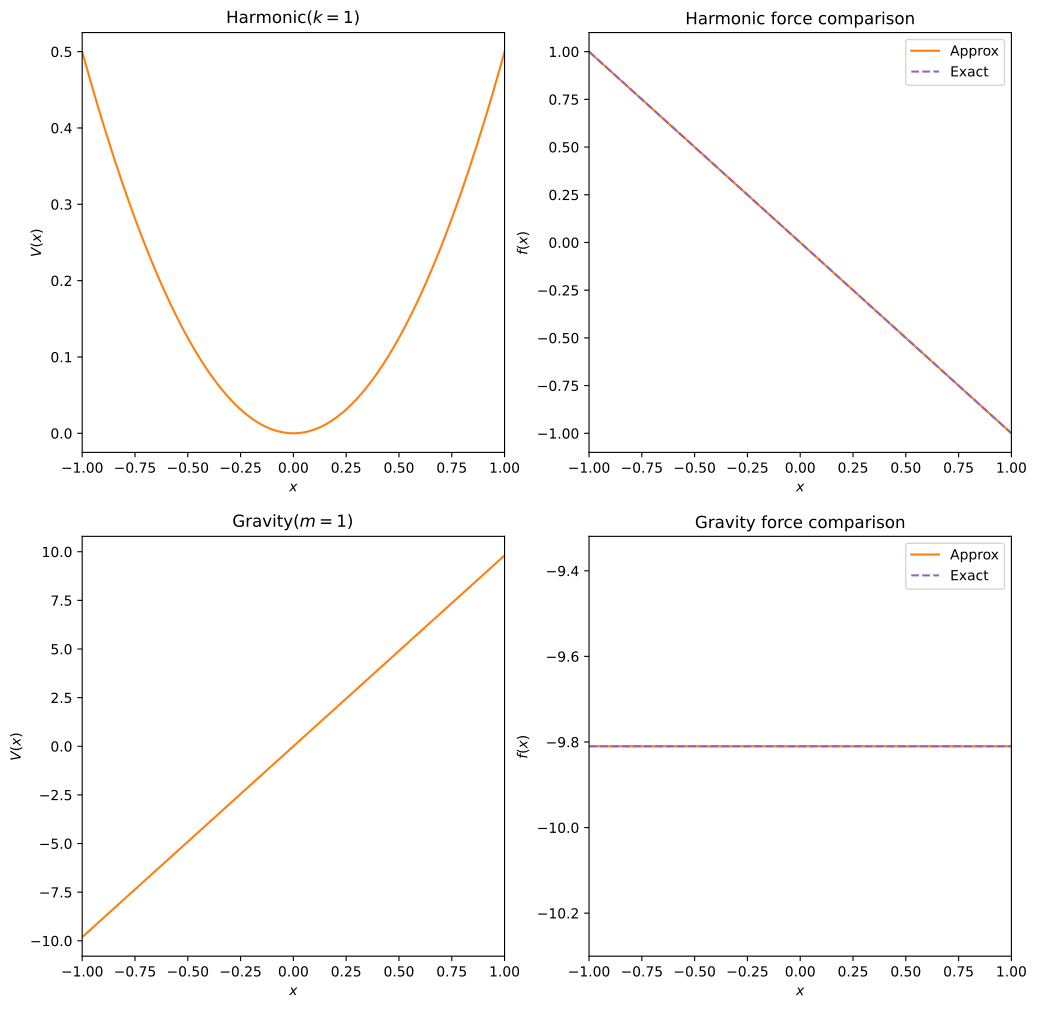

This figure's Python source:
from abc import ABC, abstractmethod

class Potential1D(ABC):
    """
    Abstract base class for one-dimensional potentials.
    """

    @abstractmethod
    def V(self, x):
        """
        Returns the potential at a given point x.
        """

    def force(self, x, h=1e-5):
        """
        Computes the force at a given point x using a central difference.
        """
        return -1 * ((self.V(x + h) - self.V(x - h)) / 2 / h)

    def describe(self):
        """
        Returns a string with the name.
        """
        return f"{type(self).__name__}"

class Harmonic(Potential1D):
    """
    Harmonic potential class. Derived from Potential1D.
    """

    def __init__(self, k):
        if not isinstance(k, (float, int)):
            raise TypeError("k must be a number")
        if not k > 0:
            raise ValueError("k must be a positive number")

        self.k = k

    def V(self, x):
        return .5 * self.k * x**2

class Gravity(Potential1D):
    """
    Gravity potential class. Derived from Potential1D.
    """

    def __init__(self, m , g=9.81):
        if not isinstance(g, (float, int)):
            raise TypeError("g must be a number")
        if not isinstance(m, (float, int)):
            raise TypeError("m must be a number")
        if not m > 0:
            raise ValueError("m must be a positive number")

        self.m = m
        self.g = g

    def V(self, x):
        return self.m * self.g * x

if __name__ == "__main__":

    harm = Harmonic(1)
    grav = Gravity(1)

    from numpy import linspace
    xlin = linspace(-1, 1, 1000)

    from matplotlib.pyplot import subplot_mosaic
    fig, axs = subplot_mosaic([["hv", "hf"], ["gv", "gf"]], figsize=((12, 12)))

    axs["hv"].plot(xlin, harm.V(xlin), ls="solid", color="tab:orange")
    axs["hv"].set_ylabel(r"$V(x)$")
    axs["hv"].set_title("Harmonic($k=1$)")

    axs["hf"].plot(xlin, harm.force(xlin), ls="solid", color="tab:orange", label="Approx")
    axs["hf"].plot(xlin, -harm.k * xlin, ls="dashed", color="tab:purple", label="Exact")
    axs["hf"].set_ylabel(r"$f(x)$")
    axs["hf"].set_title("Harmonic force comparison")
    axs["hf"].legend(loc="best")

    axs["gv"].plot(xlin, grav.V(xlin), ls="solid", color="tab:orange")
    axs["gv"].set_ylabel(r"$V(x)$")
    axs["gv"].set_title("Gravity($m=1$)")

    axs["gf"].plot(xlin, grav.force(xlin), ls="solid", color="tab:orange", label="Approx")
    axs["gf"].axhline(-grav.m * grav.g, ls="dashed", color="tab:purple", label="Exact")
    axs["gf"].set_ylabel(r"$f(x)$")
    axs["gf"].set_title("Gravity force comparison")
    axs["gf"].legend(loc="best")
    axs["gf"].set_ylim(bottom=-1.05*grav.g, top=-.95*grav.g) # or else it gets crazy

    for name in axs:
        axs[name].set_xlim(left=min(xlin), right=max(xlin))
        axs[name].set_xlabel(r"$x$")

    fig.savefig("scientific-python/xabier/day-4/potentials.pdf", bbox_inches="tight")
